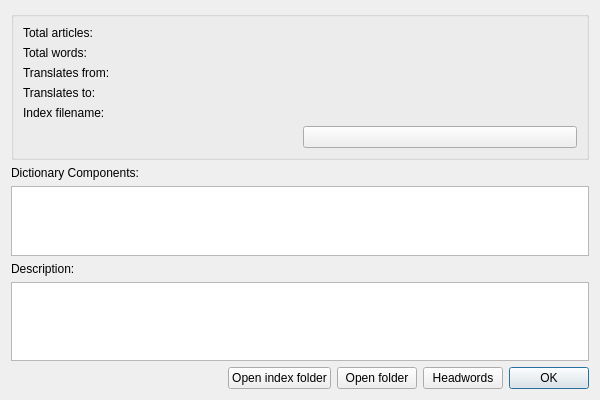
<?xml version="1.0" encoding="UTF-8"?>
<ui version="4.0">
 <class>DictInfo</class>
 <widget class="QDialog" name="DictInfo">
  <property name="geometry">
   <rect>
    <x>0</x>
    <y>0</y>
    <width>600</width>
    <height>400</height>
   </rect>
  </property>
  <property name="windowTitle">
   <string/>
  </property>
  <property name="modal">
   <bool>true</bool>
  </property>
  <layout class="QVBoxLayout" name="verticalLayout">
   <item>
    <widget class="QGroupBox" name="groupBox">
     <property name="title">
      <string/>
     </property>
     <layout class="QGridLayout" name="gridLayout">
      <item row="0" column="0">
       <widget class="QLabel" name="label_2">
        <property name="text">
         <string>Total articles:</string>
        </property>
       </widget>
      </item>
      <item row="0" column="1">
       <widget class="QLabel" name="dictionaryTotalArticles">
        <property name="text">
         <string notr="true"/>
        </property>
        <property name="alignment">
         <set>Qt::AlignmentFlag::AlignLeft</set>
        </property>
       </widget>
      </item>
      <item row="1" column="0">
       <widget class="QLabel" name="label_6">
        <property name="text">
         <string>Total words:</string>
        </property>
       </widget>
      </item>
      <item row="1" column="1">
       <widget class="QLabel" name="dictionaryTotalWords">
        <property name="text">
         <string notr="true"/>
        </property>
        <property name="alignment">
         <set>Qt::AlignmentFlag::AlignLeft</set>
        </property>
       </widget>
      </item>
      <item row="2" column="0">
       <widget class="QLabel" name="label_4">
        <property name="text">
         <string>Translates from:</string>
        </property>
       </widget>
      </item>
      <item row="2" column="1">
       <widget class="QLabel" name="dictionaryTranslatesFrom">
        <property name="text">
         <string notr="true"/>
        </property>
       </widget>
      </item>
      <item row="3" column="0">
       <widget class="QLabel" name="label_8">
        <property name="text">
         <string>Translates to:</string>
        </property>
       </widget>
      </item>
      <item row="3" column="1">
       <widget class="QLabel" name="dictionaryTranslatesTo">
        <property name="text">
         <string notr="true"/>
        </property>
       </widget>
      </item>
      <item row="4" column="0">
       <widget class="QLabel" name="label_3">
        <property name="text">
         <string>Index filename:</string>
        </property>
       </widget>
      </item>
      <item row="4" column="1">
       <widget class="QLabel" name="dictionaryId">
        <property name="textInteractionFlags">
         <set>Qt::TextInteractionFlag::LinksAccessibleByMouse|Qt::TextInteractionFlag::TextSelectableByMouse</set>
        </property>
       </widget>
      </item>
      <item row="5" column="0">
       <widget class="QLabel" name="enableFullindex">
        <property name="text">
         <string/>
        </property>
       </widget>
      </item>
      <item row="5" column="1">
       <widget class="QPushButton" name="ftsToggleButton">
        <property name="text">
         <string/>
        </property>
       </widget>
      </item>
     </layout>
    </widget>
   </item>
   <item>
    <widget class="QLabel" name="dictionaryFileLabel">
     <property name="buddy">
       <cstring>dictionaryFileList</cstring>
     </property>
     <property name="text">
      <string>Dictionary Components:</string>
     </property>
    </widget>
   </item>
   <item>
    <widget class="QPlainTextEdit" name="dictionaryFileList">
     <property name="sizePolicy">
      <sizepolicy hsizetype="Expanding" vsizetype="Maximum">
       <horstretch>0</horstretch>
       <verstretch>70</verstretch>
      </sizepolicy>
     </property>
     <property name="minimumSize">
      <size>
       <width>0</width>
       <height>70</height>
      </size>
     </property>
     <property name="maximumSize">
      <size>
       <width>16777215</width>
       <height>70</height>
      </size>
     </property>
     <property name="toolTip">
      <string notr="true"/>
     </property>
     <property name="undoRedoEnabled">
      <bool>false</bool>
     </property>
     <property name="lineWrapMode">
      <enum>QPlainTextEdit::LineWrapMode::NoWrap</enum>
     </property>
     <property name="readOnly">
      <bool>true</bool>
     </property>
     <property name="plainText">
      <string notr="true"/>
     </property>
    </widget>
   </item>
   <item>
    <widget class="QLabel" name="dictionaryDescriptionLabel">
     <property name="buddy">
       <cstring>infoLabel</cstring>
     </property>
     <property name="text">
      <string>Description:</string>
     </property>
    </widget>
   </item>
   <item>
    <widget class="QTextEdit" name="infoLabel">
     <property name="toolTip">
      <string notr="true"/>
     </property>
     <property name="horizontalScrollBarPolicy">
      <enum>Qt::ScrollBarPolicy::ScrollBarAsNeeded</enum>
     </property>
     <property name="readOnly">
      <bool>true</bool>
     </property>
    </widget>
   </item>
   <item>
    <layout class="QHBoxLayout" name="buttonsLayout">
     <item>
      <spacer name="horizontalSpacer">
       <property name="orientation">
        <enum>Qt::Orientation::Horizontal</enum>
       </property>
       <property name="sizeHint" stdset="0">
        <size>
         <width>40</width>
         <height>20</height>
        </size>
       </property>
      </spacer>
     </item>
     <item>
      <widget class="QPushButton" name="openIndexFolder">
       <property name="text">
        <string>Open index folder</string>
       </property>
      </widget>
     </item>
     <item>
      <widget class="QPushButton" name="openFolder">
       <property name="text">
        <string>Open folder</string>
       </property>
      </widget>
     </item>
     <item>
      <widget class="QPushButton" name="headwordsButton">
       <property name="toolTip">
        <string>Show all unique dictionary headwords</string>
       </property>
       <property name="text">
        <string>Headwords</string>
       </property>
      </widget>
     </item>
     <item>
      <widget class="QPushButton" name="OKButton">
       <property name="text">
        <string notr="true">OK</string>
       </property>
       <property name="default">
        <bool>true</bool>
       </property>
      </widget>
     </item>
    </layout>
   </item>
  </layout>
 </widget>
 <resources/>
 <connections/>
</ui>
